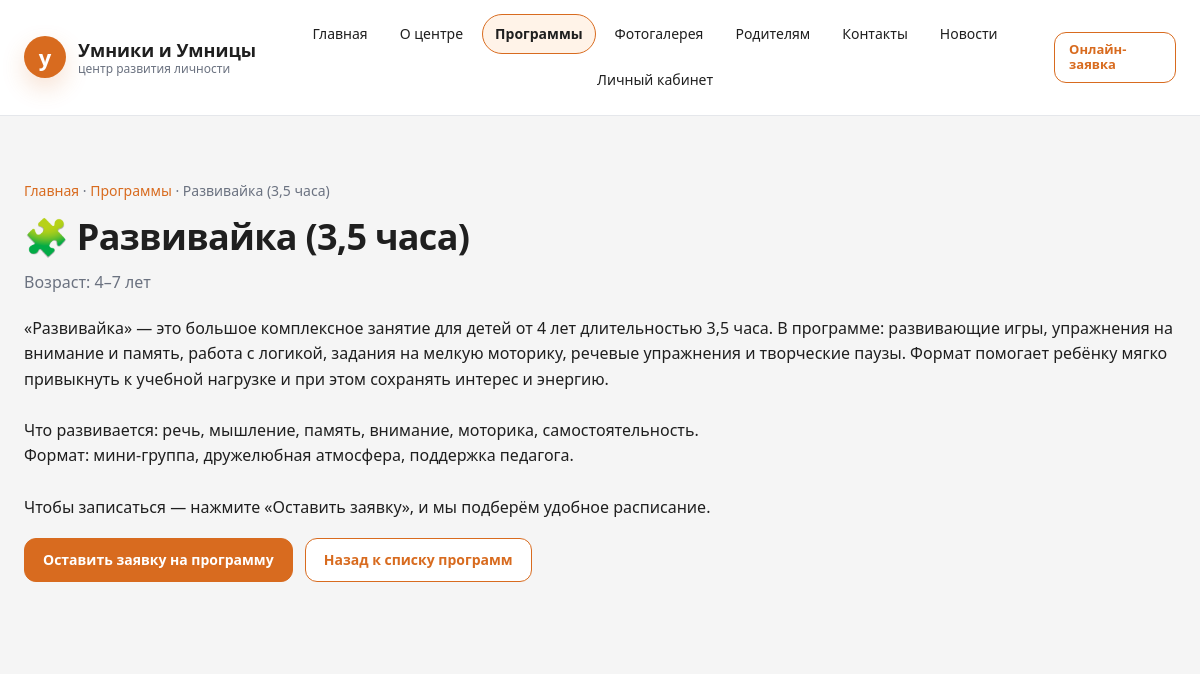
/program.php?slug=razvivaika-4plus, run on the app's committed database.
### tables this page shows
CREATE TABLE IF NOT EXISTS programs (
    id INT UNSIGNED AUTO_INCREMENT PRIMARY KEY,
    title VARCHAR(255) NOT NULL,
    slug VARCHAR(255) NOT NULL UNIQUE,
    age_from TINYINT NULL,
    age_to TINYINT NULL,
    short_description TEXT NULL,
    full_description TEXT NULL,
    is_active TINYINT(1) NOT NULL DEFAULT 1,
    sort_order INT DEFAULT 0,
    created_at TIMESTAMP DEFAULT CURRENT_TIMESTAMP
);

### program.php (the view, shortened to what this page needs)
<?php
require_once __DIR__ . '/config.php';
function program_emoji(string $slug): string {
    $map = [
        'razvivaika-4plus' => '🧩',
        'doshkolyata-5plus' => '🎒',
        'reading' => '📖',
        'calligraphy' => '✍️',
        'speech-therapist' => '🗣️',
        'english' => '🇬🇧',
        'vocal' => '🎤',
        'acting' => '🎭',
        'drawing' => '🎨',
        'dance' => '💃',
        'ofp-wrestling' => '🤼',
        'school-prep' => '📚',
    ];
    return $map[$slug] ?? '✨';
}
$slug = (string)($_GET['slug'] ?? '');
$program = null;
if ($slug !== '') {
    try {
        $stmt = $pdo->prepare("SELECT * FROM programs WHERE slug = :slug LIMIT 1");
        $stmt->execute([':slug' => $slug]);
        $program = $stmt->fetch();
    } catch (PDOException $e) {
        $program = null;
    }
}
?>
<!DOCTYPE html>
<html lang="ru">
<head>
    <link rel="stylesheet" href="assets/css/style.css">
</head>
<body>
<header class="site-header">
    <div class="container header-inner">
        <div class="logo">
            <div class="logo-circle">у</div>
            <div class="logo-text">
                <div class="logo-title">Умники и Умницы</div>
                <div class="logo-subtitle">центр развития личности</div>
            </div>
        </div>
        <nav class="main-nav">
            <a href="index.html">Главная</a>
            <a href="about.html">О центре</a>
            <a href="programs.php" class="is-current">Программы</a>
            <a href="gallery.html">Фотогалерея</a>
            <a href="parents.php">Родителям</a>
            <a href="contacts.html">Контакты</a>
            <a href="news.php">Новости</a>
            <a href="login.php">Личный кабинет</a>
        </nav>
        <a href="parents.php" class="btn btn-sm btn-outline">Онлайн-заявка</a>
    </div>
</header>
<main>
    <section class="section section-alt">
        <div class="container">
            <div class="breadcrumbs">
                <a href="index.html">Главная</a> · <a href="programs.php">Программы</a>
                <?php if ($program): ?> · <?php echo htmlspecialchars($program['title'], ENT_QUOTES | ENT_SUBSTITUTE, 'UTF-8'); ?><?php endif; ?>
            </div>
            <?php if (!$program): ?>
                <h1 class="page-title">Программа не найдена</h1>
                <p class="section-lead">Возможно, ссылка устарела или программа была изменена.</p>
            <?php else: ?>
                <h1 class="page-title"><?php echo program_emoji($program['slug']) . ' ' . htmlspecialchars($program['title'], ENT_QUOTES | ENT_SUBSTITUTE, 'UTF-8'); ?></h1>
                <p class="section-lead">
                    Возраст:
                    <?php if ($program['age_from'] || $program['age_to']): ?>
                        <?php echo htmlspecialchars((string)$program['age_from'], ENT_QUOTES | ENT_SUBSTITUTE, 'UTF-8'); ?>–<?php echo htmlspecialchars((string)$program['age_to'], ENT_QUOTES | ENT_SUBSTITUTE, 'UTF-8'); ?> лет
                    <?php else: ?>
                        по согласованию
                    <?php endif; ?>
                </p>
                <?php if (!empty($program['full_description'])): ?>
                    <p><?php echo nl2br(htmlspecialchars($program['full_description'], ENT_QUOTES | ENT_SUBSTITUTE, 'UTF-8')); ?></p>
                <?php endif; ?>
                <div style="margin-top:18px;">
                    <a href="parents.php" class="btn btn-full">Оставить заявку на программу</a>
                    <a href="programs.php" class="btn btn-outline" style="margin-left:8px;">Назад к списку программ</a>
                </div>
            <?php endif; ?>
        </div>
    </section>
</main>
</body>
</html>

### assets/css/style.css (style rules this page uses)
:root { --accent: #D86B1F; --accent-hover: #BF5A17; --accent-soft: #FFF3E8; --text: #1F1F1F; --muted: #6B7280; --bg-soft: #F5F5F5; --border: #E5E7EB; --card: #FFFFFF; --input-hover: #F0F0F0; --input-border-hover: #D1D5DB; --placeholder: #9CA3AF; --danger: #DC2626; --success: #16A34A; --shadow-card: 0 8px 24px rgba(0, 0, 0, 0.04); --shadow-soft: 0 14px 34px rgba(31, 31, 31, 0.07); --radius-card: 18px; --radius-control: 12px; }
*, *::before, *::after { box-sizing: border-box; }
html { margin: 0; padding: 0; overflow-x: hidden; scroll-behavior: smooth; }
body { margin: 0; padding: 0; min-width: 0; overflow-x: hidden; font-family: system-ui, -apple-system, BlinkMacSystemFont, "SF Pro Text", "Segoe UI", sans-serif; color: var(--text); background: var(--bg-soft); line-height: 1.6; text-rendering: optimizeLegibility; }
a { color: var(--accent); text-underline-offset: 3px; transition: color 0.16s ease, background 0.16s ease, border-color 0.16s ease, box-shadow 0.16s ease, transform 0.16s ease; }
.container { width: min(1180px, 100% - 48px); margin: 0 auto; }
main { padding-bottom: 64px; }
.section { padding: 64px 0; }
.section-alt { background: var(--bg-soft); }
.site-header { position: sticky; top: 0; z-index: 50; background: rgba(255, 255, 255, 0.94); border-bottom: 1px solid var(--border); backdrop-filter: blur(14px); }
.header-inner { display: flex; align-items: center; justify-content: space-between; gap: 20px; padding: 14px 0; }
.logo { display: flex; align-items: center; gap: 12px; min-width: max-content; }
.logo-circle { width: 42px; height: 42px; border-radius: 50%; background: var(--accent); box-shadow: 0 10px 24px rgba(216, 107, 31, 0.2); display: flex; align-items: center; justify-content: center; color: #FFFFFF; font-weight: 800; font-size: 22px; text-transform: lowercase; }
.logo-text { display: flex; flex-direction: column; line-height: 1.25; }
.logo-title { font-weight: 700; font-size: 18px; color: var(--text); }
.logo-subtitle { font-size: 12px; color: var(--muted); }
.main-nav { display: flex; gap: 6px; align-items: center; justify-content: center; flex-wrap: wrap; font-size: 14px; }
.main-nav a { text-decoration: none; color: var(--text); padding: 8px 12px; border-radius: 999px; border: 1px solid transparent; white-space: nowrap; }
.main-nav a.is-current { background: var(--accent-soft); border-color: var(--accent); color: var(--text); font-weight: 700; }
.btn, button[type="submit"], input[type="submit"], input[type="button"] { display: inline-flex; align-items: center; justify-content: center; gap: 8px; min-height: 44px; border-radius: var(--radius-control); border: 1px solid var(--border); cursor: pointer; padding: 12px 18px; font-size: 14px; line-height: 1.2; font-weight: 600; text-decoration: none; color: var(--text); background: var(--bg-soft); box-shadow: none; appearance: none; }
.btn-full, button.btn-full, input.btn-full, button[type="submit"]:not(.btn-outline):not(.btn-white) { background: var(--accent); color: #FFFFFF; border-color: var(--accent); }
.btn-outline { background: #FFFFFF; color: var(--accent); border-color: var(--accent); }
.btn-sm { min-height: 38px; padding: 9px 14px; font-size: 13px; }
.page-title { font-size: clamp(28px, 3vw, 40px); line-height: 1.16; letter-spacing: -0.02em; font-weight: 700; margin: 0 0 12px; }
.hero-subtitle, .section-lead { font-size: 16px; color: var(--muted); max-width: 680px; margin: 0 0 20px; }
.breadcrumbs { font-size: 14px; color: var(--muted); margin-bottom: 14px; }
.breadcrumbs a { color: var(--accent); text-decoration: none; }

### data on the page
programs: title "Развивайка (3,5 часа)", slug "🧩", age_from "4", age_to "7", full_description "«Развивайка» — это большое комплексное занятие для детей от 4 лет длительностью 3,5 часа. В программе: развивающие игры, упражнения на внимание и память, работа с логикой, задания на мелкую моторику, речевые упражнения и творческие паузы. Формат помогает ребёнку мягко привыкнуть к учебной нагрузке и при этом сохранять интерес и энергию. Что развивается: речь, мышление, память, внимание, моторика, самостоятельность. Формат: мини-группа, дружелюбная атмосфера, поддержка педагога. Чтобы записаться — нажмите «Оставить заявку», и мы подберём удобное расписание."
